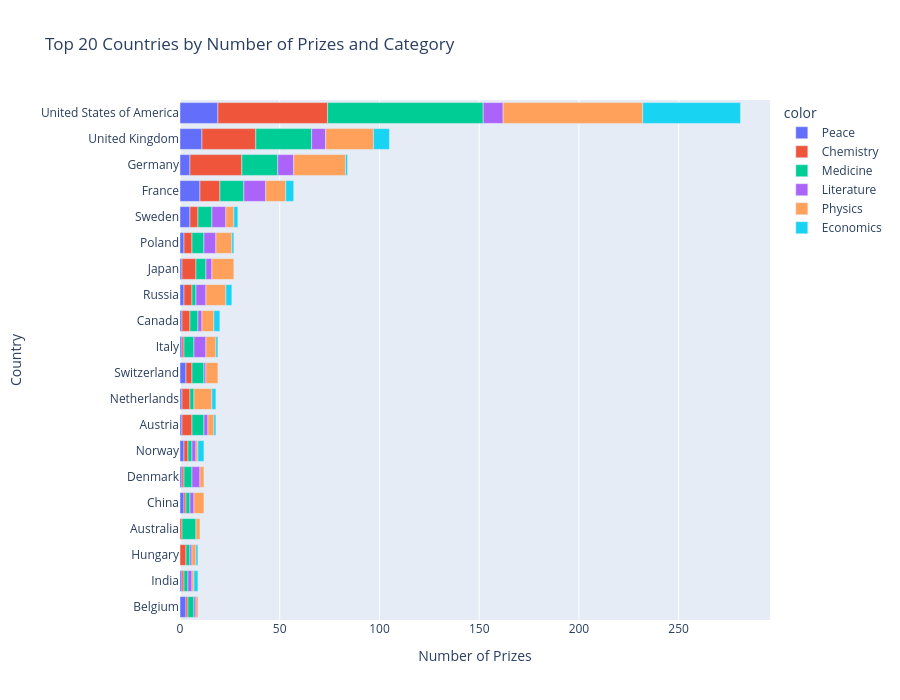

Notebook source saved alongside this figure:
### Code cell
h_bar = px.bar(x = merged_df.cat_prize,
               y = merged_df.birth_country_current,
               color=merged_df.category,
            #    color_continuous_scale='Viridis',
               orientation='h',
               title='Top 20 Countries by Number of Prizes and Category')
 
h_bar.update_layout(height=700, 
                    xaxis_title='Number of Prizes', 
                    yaxis_title='Country', 
                    coloraxis_showscale=False,
                    margin=dict(l=180))

h_bar.update_yaxes(
    categoryorder="total ascending",
    automargin=True
)

h_bar.show()

### Figure 1 — Plotly figure (JSON) as saved in the notebook; plotly's stock layout.template omitted (floating-point values rounded to 4 significant figures)
{"data": [{"hovertemplate": "color=Peace<br>x=%{x}<br>y=%{y}<extra></extra>", "legendgroup": "Peace", "marker": {"color": "#636efa", "pattern": {"shape": ""}}, "name": "Peace", "orientation": "h", "showlegend": true, "textposition": "auto", "type": "bar", "x": [3, 1, 2, 1, 2, 1, 1, 3, 1, 1, 2, 1, 2, 5, 10, 5, 11, 19], "xaxis": "x", "y": ["Belgium", "India", "China", "Denmark", "Norway", "Austria", "Netherlands", "Switzerland", "Italy", "Canada", "Russia", "Japan", "Poland", "Sweden", "France", "Germany", "United Kingdom", "United States of America"], "yaxis": "y"}, {"hovertemplate": "color=Chemistry<br>x=%{x}<br>y=%{y}<extra></extra>", "legendgroup": "Chemistry", "marker": {"color": "#EF553B", "pattern": {"shape": ""}}, "name": "Chemistry", "orientation": "h", "showlegend": true, "textposition": "auto", "type": "bar", "x": [3, 1, 1, 1, 2, 1, 1, 4, 5, 3, 1, 4, 4, 7, 4, 4, 10, 26, 27, 55], "xaxis": "x", "y": ["Hungary", "India", "Belgium", "Australia", "Norway", "China", "Denmark", "Netherlands", "Austria", "Switzerland", "Italy", "Canada", "Russia", "Japan", "Poland", "Sweden", "France", "Germany", "United Kingdom", "United States of America"], "yaxis": "y"}, {"hovertemplate": "color=Medicine<br>x=%{x}<br>y=%{y}<extra></extra>", "legendgroup": "Medicine", "marker": {"color": "#00cc96", "pattern": {"shape": ""}}, "name": "Medicine", "orientation": "h", "showlegend": true, "textposition": "auto", "type": "bar", "x": [3, 2, 2, 7, 2, 4, 2, 2, 6, 5, 6, 4, 2, 5, 6, 7, 12, 18, 28, 78], "xaxis": "x", "y": ["Belgium", "Hungary", "India", "Australia", "China", "Denmark", "Norway", "Netherlands", "Austria", "Italy", "Switzerland", "Canada", "Russia", "Japan", "Poland", "Sweden", "France", "Germany", "United Kingdom", "United States of America"], "yaxis": "y"}, {"hovertemplate": "color=Literature<br>x=%{x}<br>y=%{y}<extra></extra>", "legendgroup": "Literature", "marker": {"color": "#ab63fa", "pattern": {"shape": ""}}, "name": "Literature", "orientation": "h", "showlegend": true, "textposition": "auto", "type": "bar", "x": [1, 1, 2, 4, 2, 2, 2, 6, 1, 2, 5, 6, 3, 7, 11, 8, 7, 10], "xaxis": "x", "y": ["Hungary", "Belgium", "India", "Denmark", "China", "Norway", "Austria", "Italy", "Switzerland", "Canada", "Russia", "Poland", "Japan", "Sweden", "France", "Germany", "United Kingdom", "United States of America"], "yaxis": "y"}, {"hovertemplate": "color=Physics<br>x=%{x}<br>y=%{y}<extra></extra>", "legendgroup": "Physics", "marker": {"color": "#FFA15A", "pattern": {"shape": ""}}, "name": "Physics", "orientation": "h", "showlegend": true, "textposition": "auto", "type": "bar", "x": [1, 1, 2, 2, 5, 2, 1, 9, 3, 5, 6, 6, 10, 11, 8, 4, 10, 26, 24, 70], "xaxis": "x", "y": ["India", "Belgium", "Hungary", "Australia", "China", "Denmark", "Norway", "Netherlands", "Austria", "Italy", "Switzerland", "Canada", "Russia", "Japan", "Poland", "Sweden", "France", "Germany", "United Kingdom", "United States of America"], "yaxis": "y"}, {"hovertemplate": "color=Economics<br>x=%{x}<br>y=%{y}<extra></extra>", "legendgroup": "Economics", "marker": {"color": "#19d3f3", "pattern": {"shape": ""}}, "name": "Economics", "orientation": "h", "showlegend": true, "textposition": "auto", "type": "bar", "x": [1, 2, 3, 2, 1, 1, 3, 3, 1, 2, 4, 1, 8, 49], "xaxis": "x", "y": ["Hungary", "India", "Norway", "Netherlands", "Austria", "Italy", "Canada", "Russia", "Poland", "Sweden", "France", "Germany", "United Kingdom", "United States of America"], "yaxis": "y"}], "layout": {"barmode": "relative", "coloraxis": {"showscale": false}, "height": 700, "legend": {"title": {"text": "color"}, "tracegroupgap": 0}, "margin": {"l": 180}, "title": {"text": "Top 20 Countries by Number of Prizes and Category"}, "xaxis": {"anchor": "y", "domain": [0, 1], "title": {"text": "Number of Prizes"}}, "yaxis": {"anchor": "x", "automargin": true, "categoryorder": "total ascending", "domain": [0, 1], "title": {"text": "Country"}}}}
